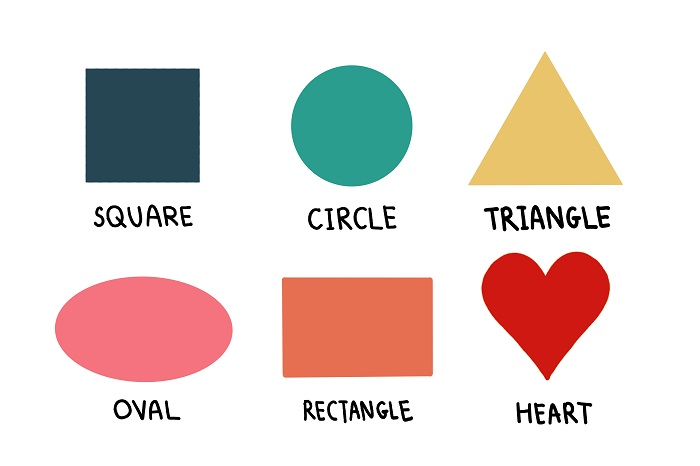
#> input picture shapes.jpg, 700 x 466 px
$ python contours.py
#> lines starting #> are read from the running program, lines starting #| are printed output that depends on the picture; after the words box and inside, x2 and y2 are one past the last pixel; in counts of white or black regions, pixels touching at a corner belong together
### functions.py
import cv2
import numpy as np


def stackimages(scale, imgArray):
    rows = len(imgArray)
    cols = len(imgArray[0])
    rowsAvailable = isinstance(imgArray[0], list)
    width = imgArray[0][0].shape[1]
    height = imgArray[0][0].shape[0]
    if rowsAvailable:
        for x in range(0, rows):
            for y in range(0, cols):
                if imgArray[x][y].shape[:2] == imgArray[0][0].shape[:2]:
                    imgArray[x][y] = cv2.resize(
                        imgArray[x][y], (0, 0), None, scale, scale
                    )
                else:
                    imgArray[x][y] = cv2.resize(
                        imgArray[x][y],
                        (imgArray[0][0].shape[1], imgArray[0][0].shape[0]),
                        None,
                        scale,
                        scale,
                    )
                if len(imgArray[x][y].shape) == 2:
                    imgArray[x][y] = cv2.cvtColor(imgArray[x][y], cv2.COLOR_GRAY2BGR)
        imgBlank = np.zeros((height, width, 3), np.uint8)
        hor = [imgBlank] * rows
        hor_con = [imgBlank] * rows
        for x in range(0, rows):
            hor[x] = np.hstack(imgArray[x])
        ver = np.vstack(hor)
    else:
        for x in range(0, rows):
            if imgArray[x].shape[:2] == imgArray[0].shape[:2]:
                imgArray[x] = cv2.resize(imgArray[x], (0, 0), None, scale, scale)
            else:
                imgArray[x] = cv2.resize(
                    imgArray[x],
                    (imgArray[0].shape[1], imgArray[0].shape[0]),
                    None,
                    scale,
                    scale,
                )
            if len(imgArray[x].shape) == 2:
                imgArray[x] = cv2.cvtColor(imgArray[x], cv2.COLOR_GRAY2BGR)
        hor = np.hstack(imgArray)
        ver = hor
    return ver

### contours.py
import cv2
import numpy as np
import functions

def empty(a):
    pass

cv2.namedWindow("Parameters")
cv2.resizeWindow("Parameters",640,240)
cv2.createTrackbar("Threshold1","Parameters",47,255,empty)
cv2.createTrackbar("Threshold2","Parameters",45,255,empty)
cv2.createTrackbar("Area","Parameters",5000,30000,empty)


def getContours(img,imgContour):
    contours,hierarchy=cv2.findContours(img,cv2.RETR_EXTERNAL,cv2.CHAIN_APPROX_NONE)

    for cnt in contours:
        area=cv2.contourArea(cnt)
        areaMin=cv2.getTrackbarPos("Area","Parameters")
        if area>areaMin:
            cv2.drawContours(imgContour,cnt,-1,(255,0,255),7)
            peri=cv2.arcLength(cnt,True)
            approx=cv2.approxPolyDP(cnt, 0.02*peri, True)
            x,y,w,h=cv2.boundingRect(approx)
            cv2.rectangle(imgContour,(x,y),(x+w,y+h),(0,255,0),5)
            cv2.putText(imgContour, "Points: "+str(len(approx)),(x+w+20, y+20), cv2.FONT_HERSHEY_COMPLEX, 0.7,(0,255,0),2)
            cv2.putText(imgContour, "Area: "+str(int(area)),(x+w+20, y+45), cv2.FONT_HERSHEY_COMPLEX, 0.7,(0,255,0),2)


img=cv2.imread("shapes.jpg")
#> img is the input picture: shape (466, 700, 3); mean B, G, R 214.2, 218.1, 230.9
imgContour=img.copy()
imgBlur=cv2.GaussianBlur(img,(7,7),1)
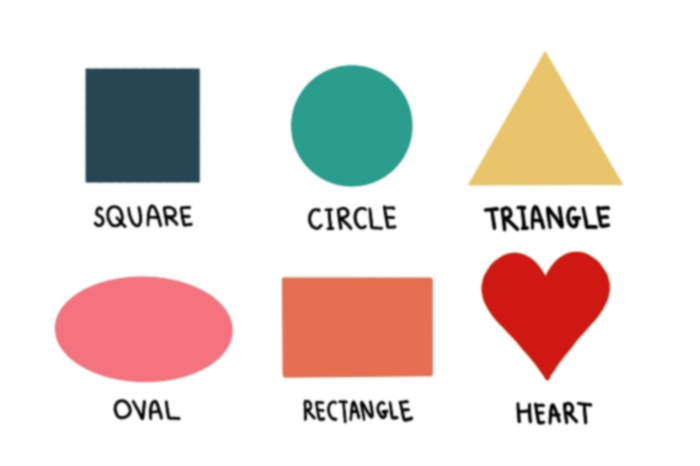
#> imgBlur: shape (466, 700, 3); mean B, G, R 214.2, 218.1, 230.9
imgGray=cv2.cvtColor(imgBlur, cv2.COLOR_BGR2GRAY)
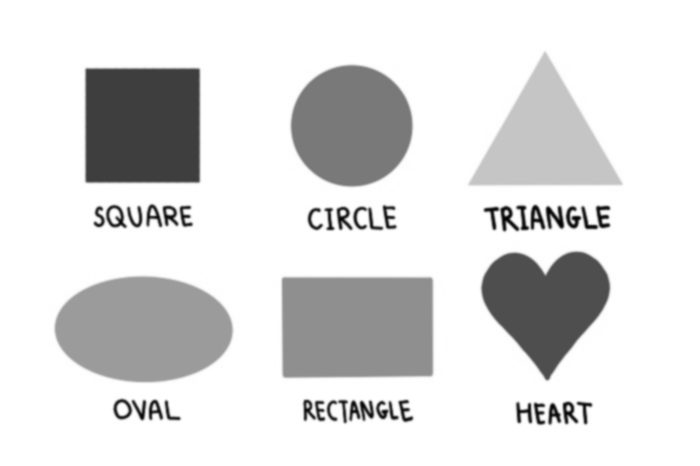
#> imgGray: shape (466, 700); min 2, max 255, mean 221.5

threshold1=cv2.getTrackbarPos("Threshold1","Parameters")
threshold2=cv2.getTrackbarPos("Threshold2","Parameters")
imgCanny=cv2.Canny(imgGray,threshold1,threshold2)
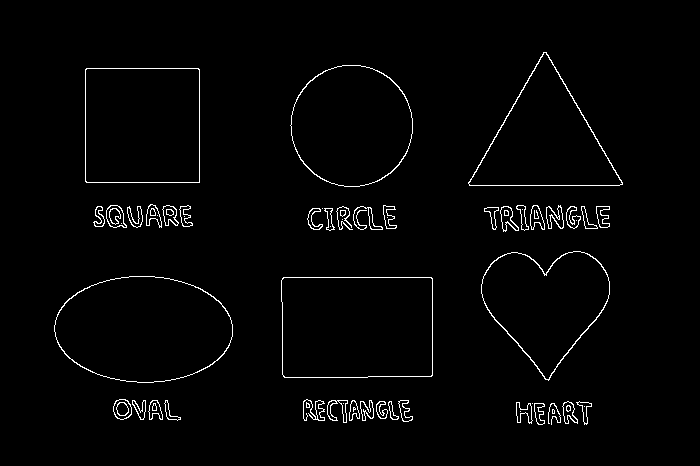
#> imgCanny: shape (466, 700); 2% white in thin lines or dots, all inside (x1, y1, x2, y2) = (54, 52, 623, 425)
kernel = np.ones((5, 5))
imgDil=cv2.dilate(imgCanny,kernel,iterations=1)
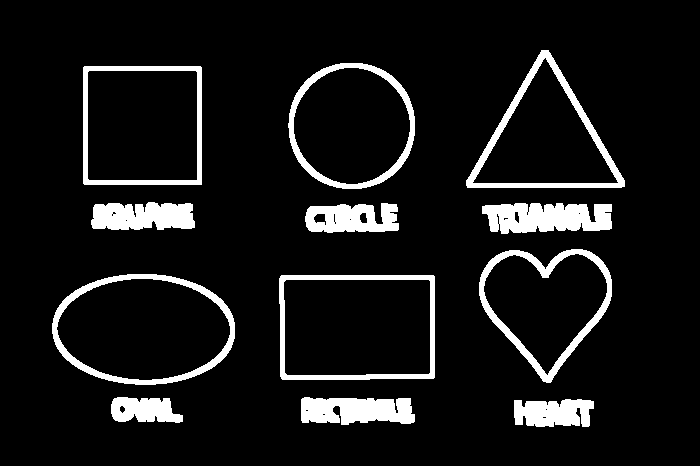
#> imgDil: shape (466, 700); 9% white; 12 white regions

getContours(imgDil,imgContour)
#> in getContours, `contours,hierarchy=cv2.findContours(img,cv2.RETR_EXTERNAL,cv2.CHAIN_AP..`: contours = 12 contours; largest, box (x1, y1, x2, y2) and area: (52, 274, 235, 385) 15988, (279, 275, 435, 380) 15973, (83, 66, 202, 185) 13922, (288, 63, 415, 189) 12602, (466, 50, 625, 188) 11738
#> in getContours, `area=cv2.contourArea(cnt)`: area = 1708.5

imgStack=functions.stackimages(0.8,([img,imgCanny,imgGray],
                                    [imgDil,imgContour,imgDil]))
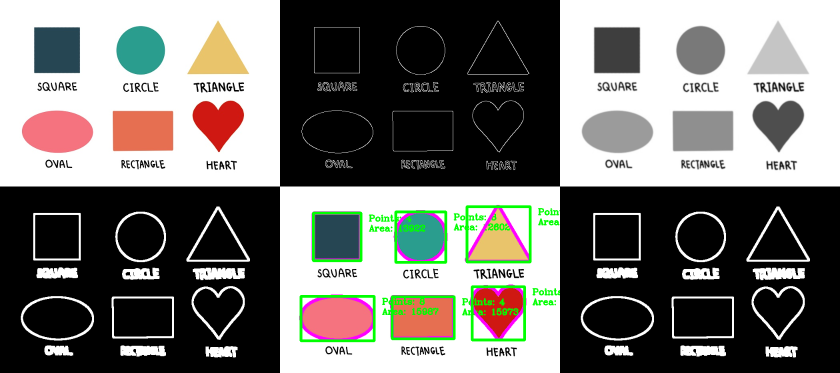
#> imgStack: shape (746, 1680, 3) (shown at 1/2 size); mean B, G, R 113.5, 117.3, 118.6

cv2.imshow("Staked Image",imgStack)

cv2.waitKey(0)
